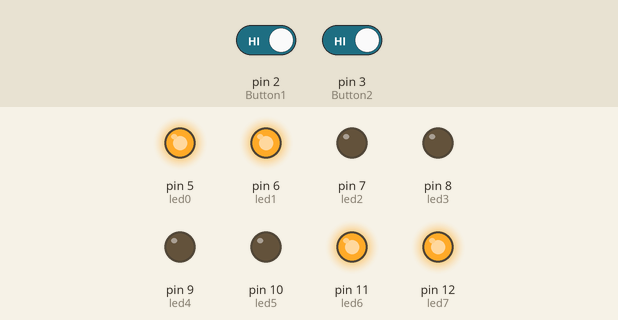
The sketch below on a simulated Arduino Uno, built with avr-gcc and run on an emulated ATmega328P. On the bench: output pins drawn as LEDs (lit = HIGH). Dashed ring = blinking. Inputs (shaded band) come from the test bench; at power-on: pin 2 (Button1) HIGH, pin 3 (Button2) HIGH.

Above: at 12.8 s.
12.9 s: pin 2 (Button1) driven LOW and pin 3 (Button2) driven LOW
At 14.6 s:
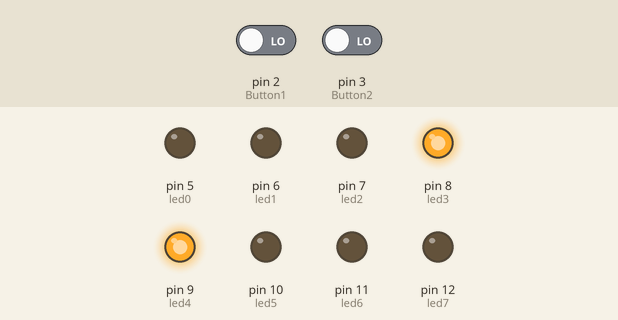
21.5 s: pin 2 (Button1) driven HIGH
At 21.9 s:
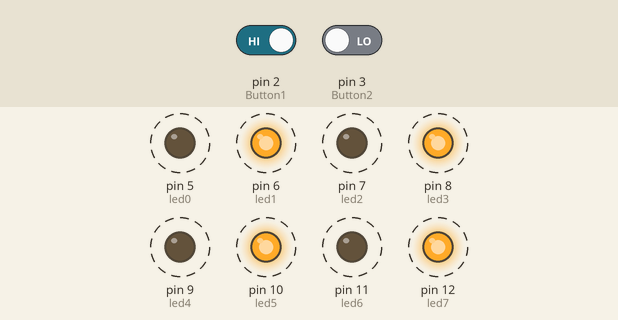
28.2 s: pin 2 (Button1) driven LOW
At 29.4 s:
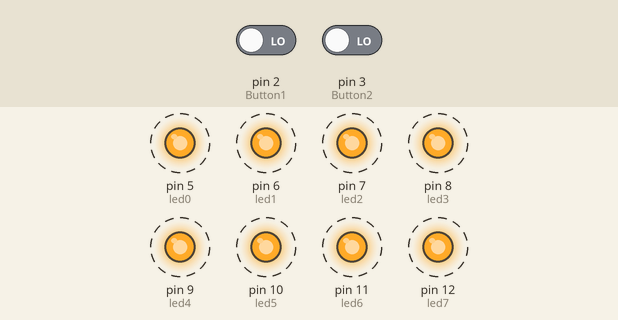
Timing chart, 0 to 40.9 s (numbered marks = the images above; inputs shaded):
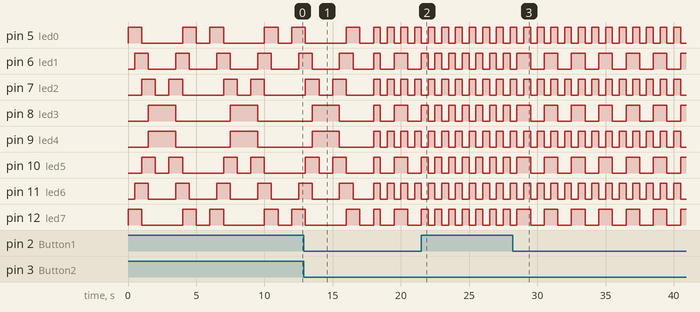

The sketch:

ex6.ino
```cpp
/*********************************************************************
 * *                                                                **
 * *                            Titol:                              **
 * *                        nom del programa                        **
 * *                                                                **
 * *  Nom:Oscar Pradas                             Data:xx/xx/2021  **
 * ******************************************************************/
//************************** INCLUDE *********************************


// ************************ VARIABLES ********************************
  boolean A = 0;
  byte SButton1 = 0;
  byte SButton2 = 0;
  const byte Button1 = 2;
  const byte Button2 = 3;
  const byte led0 = 5;          // donar nom al pin 5 de l’Arduino
  const byte led1 = 6;          // donar nom al pin 6 de l’Arduino
  const byte led2 = 7;          // donar nom al pin 7 de l’Arduino
  const byte led3 = 8;          // donar nom al pin 8 de l’Arduino
  const byte led4 = 9;          // donar nom al pin 9 de l’Arduino
  const byte led5 = 10;         // donar nom al pin 10 de l’Arduino
  const byte led6 = 11;         // donar nom al pin 11 de l’Arduino
  const byte led7 = 12;         // donar nom al pin 12 de l’Arduino
//**************************** SETUP *********************************

void setup(){
  pinMode(Button1,INPUT);
  pinMode(Button2,INPUT);
  pinMode(led0, OUTPUT);     // definir el pin 5 com una sortida
  pinMode(led1, OUTPUT);     // definir el pin 6 com una sortida
  pinMode(led2, OUTPUT);     // definir el pin 7 com una sortida
  pinMode(led3, OUTPUT);     // definir el pin 8 com una sortida
  pinMode(led4, OUTPUT);     // definir el pin 9 com una sortida
  pinMode(led5, OUTPUT);     // definir el pin 10 com una sortida
  pinMode(led6, OUTPUT);     // definir el pin 11 com una sortida
  pinMode(led7, OUTPUT);     // definir el pin 12 com una sortida
}

//*************************** LOOP ***********************************

void loop() {
  SButton1 = digitalRead(Button1);
  SButton2 = digitalRead(Button2);
if (SButton1 == 0)
{ digitalWrite(led0, HIGH);    // posar a 5V el pin 5
  digitalWrite(led1, HIGH);    // posar a 5V el pin 6
  digitalWrite(led2, HIGH);    // posar a 5V el pin 7
  digitalWrite(led3, HIGH);    // posar a 5V el pin 8
  digitalWrite(led4, HIGH);    // posar a 5V el pin 9
  digitalWrite(led5, HIGH);    // posar a 5V el pin 10
  digitalWrite(led6, HIGH);    // posar a 5V el pin 11
  digitalWrite(led7, HIGH);    // posar a 5V el pin 12

  delay(500);                  // es queden leds 500ms encesos

  digitalWrite(led0, LOW);     // posar a 0V el pin 5
  digitalWrite(led1, LOW);     // posar a 0V el pin 6
  digitalWrite(led2, LOW);     // posar a 0V el pin 7
  digitalWrite(led3, LOW);     // posar a 0V el pin 8
  digitalWrite(led4, LOW);     // posar a 0V el pin 9
  digitalWrite(led5, LOW);     // posar a 0V el pin 10
  digitalWrite(led6, LOW);     // posar a 0V el pin 11
  digitalWrite(led7, LOW);     // posar a 0V el pin 12

  delay(500);                  // es queden leds 500ms apagats
  }

if (SButton2 == 0)
{ digitalWrite(led0, HIGH);    // posar a 5V el pin 5
  digitalWrite(led1, LOW);    // posar a 5V el pin 6
  digitalWrite(led2, HIGH);    // posar a 5V el pin 7
  digitalWrite(led3, LOW);    // posar a 5V el pin 8
  digitalWrite(led4, HIGH);    // posar a 5V el pin 9
  digitalWrite(led5, LOW);    // posar a 5V el pin 10
  digitalWrite(led6, HIGH);    // posar a 5V el pin 11
  digitalWrite(led7, LOW);    // posar a 5V el pin 12

  delay(500);                  // es queden leds 500ms encesos

  digitalWrite(led0, LOW);     // posar a 0V el pin 5
  digitalWrite(led1, HIGH);     // posar a 0V el pin 6
  digitalWrite(led2, LOW);     // posar a 0V el pin 7
  digitalWrite(led3, HIGH);     // posar a 0V el pin 8
  digitalWrite(led4, LOW);     // posar a 0V el pin 9
  digitalWrite(led5, HIGH);     // posar a 0V el pin 10
  digitalWrite(led6, LOW);     // posar a 0V el pin 11
  digitalWrite(led7, HIGH);     // posar a 0V el pin 12

  delay(500);                  // es queden leds 500ms apagats

  }
else
{  digitalWrite(led0, HIGH);    // posar a 5V el pin 5
  digitalWrite(led1, LOW);    // posar a 5V el pin 6
  digitalWrite(led2, LOW);    // posar a 5V el pin 7
  digitalWrite(led3, LOW);    // posar a 5V el pin 8
  digitalWrite(led4, LOW);    // posar a 5V el pin 9
  digitalWrite(led5, LOW);    // posar a 5V el pin 10
  digitalWrite(led6, LOW);    // posar a 5V el pin 11
  digitalWrite(led7, HIGH);    // posar a 5V el pin 12

  delay(500);                  // es queden leds 500ms encesos

  digitalWrite(led0, HIGH);     // posar a 0V el pin 5
  digitalWrite(led1, HIGH);     // posar a 0V el pin 6
  digitalWrite(led2, LOW);     // posar a 0V el pin 7
  digitalWrite(led3, LOW);     // posar a 0V el pin 8
  digitalWrite(led4, LOW);     // posar a 0V el pin 9
  digitalWrite(led5, LOW);     // posar a 0V el pin 10
  digitalWrite(led6, HIGH);     // posar a 0V el pin 11
  digitalWrite(led7, HIGH);     // posar a 0V el pin 12

  delay(500);                  // es queden leds 500ms apagats

  digitalWrite(led0, LOW);     // posar a 0V el pin 5
  digitalWrite(led1, HIGH);     // posar a 0V el pin 6
  digitalWrite(led2, HIGH);     // posar a 0V el pin 7
  digitalWrite(led3, LOW);     // posar a 0V el pin 8
  digitalWrite(led4, LOW);     // posar a 0V el pin 9
  digitalWrite(led5, HIGH);     // posar a 0V el pin 10
  digitalWrite(led6, HIGH);     // posar a 0V el pin 11
  digitalWrite(led7, LOW);     // posar a 0V el pin 12

  delay(500);                  // es queden leds 500ms apagats

  digitalWrite(led0, LOW);     // posar a 0V el pin 5
  digitalWrite(led1, LOW);     // posar a 0V el pin 6
  digitalWrite(led2, HIGH);     // posar a 0V el pin 7
  digitalWrite(led3, HIGH);     // posar a 0V el pin 8
  digitalWrite(led4, HIGH);     // posar a 0V el pin 9
  digitalWrite(led5, HIGH);     // posar a 0V el pin 10
  digitalWrite(led6, LOW);     // posar a 0V el pin 11
  digitalWrite(led7, LOW);     // posar a 0V el pin 12

  delay(500);                  // es queden leds 500ms apagats

  digitalWrite(led0, LOW);     // posar a 0V el pin 5
  digitalWrite(led1, LOW);     // posar a 0V el pin 6
  digitalWrite(led2, LOW);     // posar a 0V el pin 7
  digitalWrite(led3, HIGH);     // posar a 0V el pin 8
  digitalWrite(led4, HIGH);     // posar a 0V el pin 9
  digitalWrite(led5, LOW);     // posar a 0V el pin 10
  digitalWrite(led6, LOW);     // posar a 0V el pin 11
  digitalWrite(led7, LOW);     // posar a 0V el pin 12

  delay(500);                  // es queden leds 500ms apagats

  digitalWrite(led0, LOW);     // posar a 0V el pin 5
  digitalWrite(led1, LOW);     // posar a 0V el pin 6
  digitalWrite(led2, LOW);     // posar a 0V el pin 7
  digitalWrite(led3, HIGH);     // posar a 0V el pin 8
  digitalWrite(led4, HIGH);     // posar a 0V el pin 9
  digitalWrite(led5, LOW);     // posar a 0V el pin 10
  digitalWrite(led6, LOW);     // posar a 0V el pin 11
  digitalWrite(led7, LOW);     // posar a 0V el pin 12

  delay(500);                  // es queden leds 500ms apagats

  digitalWrite(led0, LOW);     // posar a 0V el pin 5
  digitalWrite(led1, LOW);     // posar a 0V el pin 6
  digitalWrite(led2, HIGH);     // posar a 0V el pin 7
  digitalWrite(led3, HIGH);     // posar a 0V el pin 8
  digitalWrite(led4, HIGH);     // posar a 0V el pin 9
  digitalWrite(led5, HIGH);     // posar a 0V el pin 10
  digitalWrite(led6, LOW);     // posar a 0V el pin 11
  digitalWrite(led7, LOW);     // posar a 0V el pin 12

  delay(500);                  // es queden leds 500ms apagats
  digitalWrite(led0, LOW);     // posar a 0V el pin 5
  digitalWrite(led1, HIGH);     // posar a 0V el pin 6
  digitalWrite(led2, HIGH);     // posar a 0V el pin 7
  digitalWrite(led3, LOW);     // posar a 0V el pin 8
  digitalWrite(led4, LOW);     // posar a 0V el pin 9
  digitalWrite(led5, HIGH);     // posar a 0V el pin 10
  digitalWrite(led6, HIGH);     // posar a 0V el pin 11
  digitalWrite(led7, LOW);     // posar a 0V el pin 12

  delay(500);                  // es queden leds 500ms apagats

  digitalWrite(led0, HIGH);     // posar a 0V el pin 5
  digitalWrite(led1, HIGH);     // posar a 0V el pin 6
  digitalWrite(led2, LOW);     // posar a 0V el pin 7
  digitalWrite(led3, LOW);     // posar a 0V el pin 8
  digitalWrite(led4, LOW);     // posar a 0V el pin 9
  digitalWrite(led5, LOW);     // posar a 0V el pin 10
  digitalWrite(led6, HIGH);     // posar a 0V el pin 11
  digitalWrite(led7, HIGH);     // posar a 0V el pin 12

  delay(500);                  // es queden leds 500ms apagats

  digitalWrite(led0, HIGH);    // posar a 5V el pin 5
  digitalWrite(led1, LOW);    // posar a 5V el pin 6
  digitalWrite(led2, LOW);    // posar a 5V el pin 7
  digitalWrite(led3, LOW);    // posar a 5V el pin 8
  digitalWrite(led4, LOW);    // posar a 5V el pin 9
  digitalWrite(led5, LOW);    // posar a 5V el pin 10
  digitalWrite(led6, LOW);    // posar a 5V el pin 11
  digitalWrite(led7, HIGH);    // posar a 5V el pin 12

  delay(500);                  // es queden leds 500ms encesos-

  digitalWrite(led0, LOW);    // posar a 5V el pin 5
  digitalWrite(led1, LOW);    // posar a 5V el pin 6
  digitalWrite(led2, LOW);    // posar a 5V el pin 7
  digitalWrite(led3, LOW);    // posar a 5V el pin 8
  digitalWrite(led4, LOW);    // posar a 5V el pin 9
  digitalWrite(led5, LOW);    // posar a 5V el pin 10
  digitalWrite(led6, LOW);    // posar a 5V el pin 11
  digitalWrite(led7, LOW);    // posar a 5V el pin 12

  delay(500);                  // es queden leds 500ms encesos

  digitalWrite(led0, LOW);    // posar a 5V el pin 5
  digitalWrite(led1, LOW);    // posar a 5V el pin 6
  digitalWrite(led2, LOW);    // posar a 5V el pin 7
  digitalWrite(led3, LOW);    // posar a 5V el pin 8
  digitalWrite(led4, LOW);    // posar a 5V el pin 9
  digitalWrite(led5, LOW);    // posar a 5V el pin 10
  digitalWrite(led6, LOW);    // posar a 5V el pin 11
  digitalWrite(led7, LOW);    // posar a 5V el pin 12

  delay(500);                  // es queden leds 500ms encesos
  }
}
//**************************FUNCIONS**********************************
```

Measured:
- after the input at 21.5 s, pin 6 (led1), pin 8 (led3), pin 10 (led5), pin 12 (led7): alternates HIGH for 0.50 s and LOW for 0.50 s, starting after 0.50 s
- after the input at 28.2 s, pin 6 (led1), pin 8 (led3), pin 10 (led5), pin 12 (led7): alternates HIGH for 1.0 s and LOW for 1.0 s, starting after 1.3 s
- by itself, pin 6 (led1), pin 11 (led6): alternates HIGH for 1.0 s and LOW for 2.0 s
- by itself, pin 8 (led3), pin 9 (led4): alternates HIGH for 2.0 s and LOW for 4.0 s
